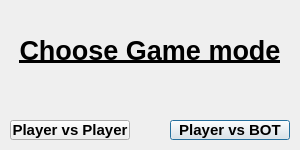
<?xml version="1.0" encoding="UTF-8"?>
<ui version="4.0">
 <class>ui_menu</class>
 <widget class="QDialog" name="ui_menu">
  <property name="geometry">
   <rect>
    <x>0</x>
    <y>0</y>
    <width>300</width>
    <height>150</height>
   </rect>
  </property>
  <property name="windowTitle">
   <string>Dialog</string>
  </property>
  <widget class="QFrame" name="frame">
   <property name="geometry">
    <rect>
     <x>0</x>
     <y>0</y>
     <width>300</width>
     <height>150</height>
    </rect>
   </property>
   <property name="sizePolicy">
    <sizepolicy hsizetype="Fixed" vsizetype="Fixed">
     <horstretch>0</horstretch>
     <verstretch>0</verstretch>
    </sizepolicy>
   </property>
   <property name="autoFillBackground">
    <bool>true</bool>
   </property>
   <property name="frameShape">
    <enum>QFrame::NoFrame</enum>
   </property>
   <property name="frameShadow">
    <enum>QFrame::Raised</enum>
   </property>
   <property name="lineWidth">
    <number>1</number>
   </property>
   <property name="midLineWidth">
    <number>0</number>
   </property>
   <widget class="QPushButton" name="pushButton_2">
    <property name="geometry">
     <rect>
      <x>170</x>
      <y>120</y>
      <width>120</width>
      <height>20</height>
     </rect>
    </property>
    <property name="font">
     <font>
      <pointsize>11</pointsize>
      <bold>true</bold>
     </font>
    </property>
    <property name="text">
     <string>Player vs BOT</string>
    </property>
   </widget>
   <widget class="QPushButton" name="pushButton">
    <property name="geometry">
     <rect>
      <x>10</x>
      <y>120</y>
      <width>120</width>
      <height>20</height>
     </rect>
    </property>
    <property name="font">
     <font>
      <pointsize>11</pointsize>
      <bold>true</bold>
     </font>
    </property>
    <property name="text">
     <string>Player vs Player</string>
    </property>
   </widget>
   <widget class="QLabel" name="label_2">
    <property name="geometry">
     <rect>
      <x>0</x>
      <y>0</y>
      <width>300</width>
      <height>101</height>
     </rect>
    </property>
    <property name="font">
     <font>
      <pointsize>20</pointsize>
      <italic>false</italic>
      <bold>true</bold>
      <underline>true</underline>
      <strikeout>false</strikeout>
     </font>
    </property>
    <property name="text">
     <string>Choose Game mode</string>
    </property>
    <property name="alignment">
     <set>Qt::AlignCenter</set>
    </property>
   </widget>
  </widget>
 </widget>
 <resources/>
 <connections/>
</ui>
